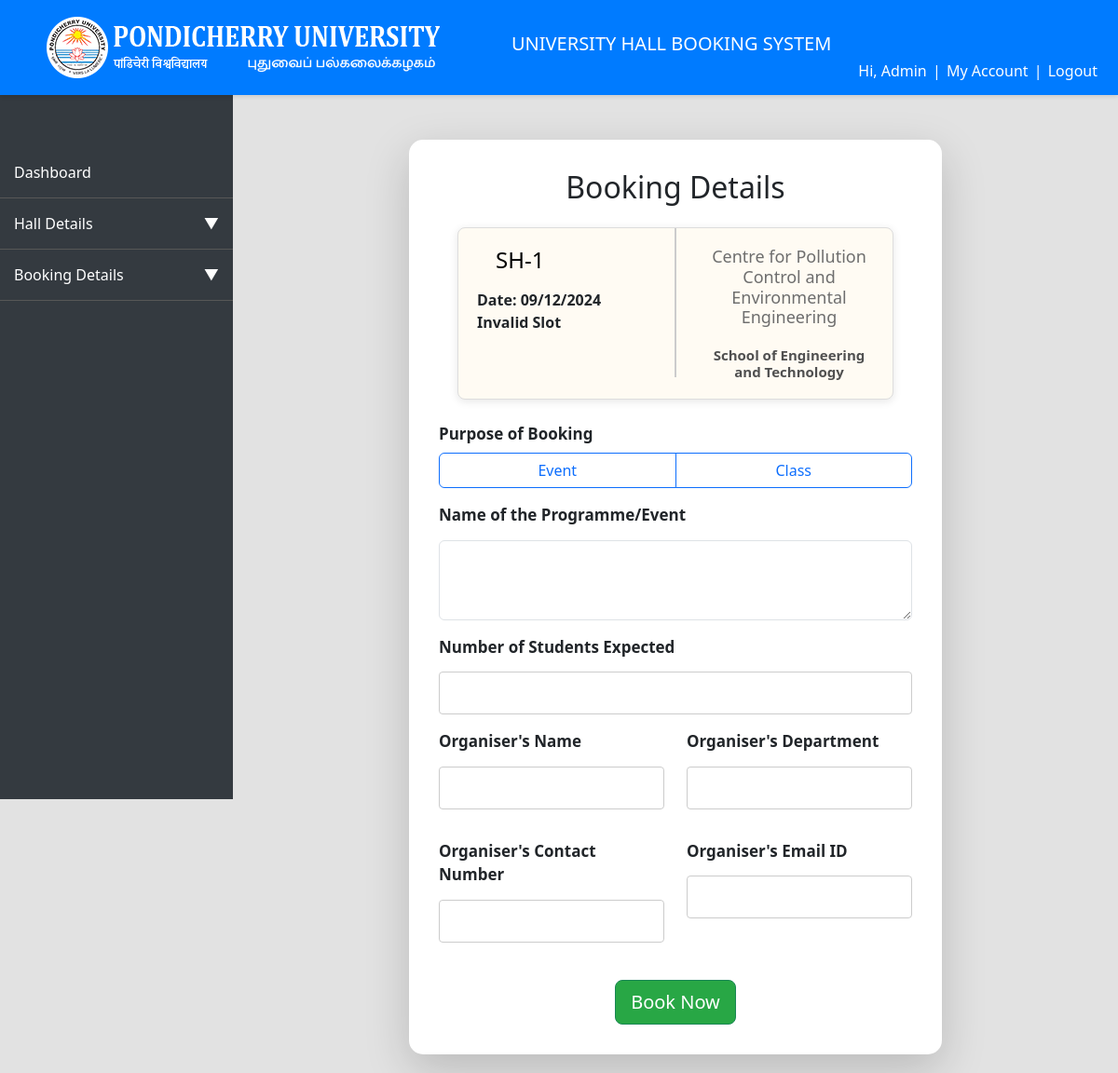
/complete_booking.php?hall_id=1 (signed in), run on the app's committed database.
### tables this page shows
CREATE TABLE `hall_details` (
  `hall_id` int(11) NOT NULL,
  `type_id` int(11) NOT NULL,
  `hall_name` varchar(255) NOT NULL,
  `capacity` varchar(255) NOT NULL,
  `wifi` varchar(255) NOT NULL,
  `ac` varchar(255) NOT NULL,
  `projector` varchar(255) NOT NULL,
  `computer` varchar(255) NOT NULL,
  `audio_system` varchar(255) NOT NULL,
  `podium` varchar(255) NOT NULL,
  `ramp` varchar(255) NOT NULL,
  `smart_board` varchar(255) NOT NULL,
  `lift` varchar(255) NOT NULL,
  `white_board` varchar(255) NOT NULL,
  `blackboard` varchar(255) NOT NULL,
  `floor` enum('Ground Floor','First Floor','Second Floor','') NOT NULL,
  `zone` varchar(255) NOT NULL,
  `cost` varchar(255) NOT NULL,
  `image` varchar(255) NOT NULL,
  `availability` varchar(255) NOT NULL,
  `belongs_to` enum('Department','School','Administration','') NOT NULL,
  `department_id` int(11) DEFAULT NULL,
  `school_id` int(11) NOT NULL,
  `section_id` int(11) DEFAULT NULL,
  `section` varchar(25) NOT NULL,
  `incharge_name` varchar(255) NOT NULL,
  `designation` varchar(255) NOT NULL,
  `incharge_email` varchar(255) NOT NULL,
  `phone` varchar(255) NOT NULL,
  `from_date` date NOT NULL,
  `updated_date` varchar(6) NOT NULL
);

CREATE TABLE `departments` (
  `department_id` int(10) NOT NULL,
  `school_id` int(11) DEFAULT NULL,
  `department_name` varchar(150) NOT NULL,
  `hod_name` varchar(255) NOT NULL,
  `hod_contact_mobile` varchar(11) NOT NULL,
  `designation` varchar(255) NOT NULL,
  `hod_contact_email` varchar(255) NOT NULL,
  `hod_intercom` varchar(255) NOT NULL
);

CREATE TABLE `schools` (
  `school_id` int(11) NOT NULL,
  `school_name` varchar(255) NOT NULL,
  `dean_name` varchar(255) NOT NULL,
  `dean_contact_number` int(255) NOT NULL,
  `dean_email` varchar(255) NOT NULL,
  `dean_intercome` varchar(255) NOT NULL,
  `dean_status` varchar(255) NOT NULL
);

### complete_booking.php (the view, shortened to what this page needs)
<?php
include('assets/conn.php');
if ($_SERVER["REQUEST_METHOD"] == "GET") {
    $hall_id = isset($_GET['hall_id']) ? intval($_GET['hall_id']) : 0;
    $start_date = isset($_GET['start_date']) ? $_GET['start_date'] : '';
    $end_date = isset($_GET['end_date']) ? $_GET['end_date'] : '';
    $slot_or_session = isset($_GET['slot_or_session']) ? $_GET['slot_or_session'] : '';
    $hall_query = "SELECT h.hall_name, d.department_name, s.school_name
                   FROM hall_details h
                   JOIN departments d ON h.department_id = d.department_id
                   JOIN schools s ON d.school_id = s.school_id
                   WHERE h.hall_id = ?";
    $stmt = $conn->prepare($hall_query);
    $stmt->bind_param("i", $hall_id);
    $stmt->execute();
    $result = $stmt->get_result();
    $hall = $result->fetch_assoc();
    if ($hall) {
        $hall_name = $hall['hall_name'];
        $department_name = $hall['department_name'];
        $school_name = $hall['school_name'];
    } else {
        $hallDetails = "Hall not found.";
    }
}
?>
<!DOCTYPE html>
<html lang="en">
<head>
    <link rel="stylesheet" href="https://cdn.jsdelivr.net/npm/flatpickr/dist/flatpickr.min.css">
    <link href="https://cdn.jsdelivr.net/npm/bootstrap@5.3.0/dist/css/bootstrap.min.css" rel="stylesheet">
    <link rel="stylesheet" href="assets/design.css" />
</head>
<body>
<?php include 'assets/header.php' ?>
<div class="main-content">
    <div class="row justify-content-center">
            <div class="col-md-8">
                <div class="card shadow-lg">
                    <div class="card-body">
                    <h2 class="card-title text-center mb-4">Booking Details</h2>
<div class="booking-details" style="display: flex; justify-content: space-between; align-items: flex-start;">
    <div style="flex: 1; display: flex; flex-direction: column; align-items: flex-start;">
        <h1 class="hall-name" style="color: #000000; font-size: 1.5rem; margin-bottom: 1rem;">
            <?php echo htmlspecialchars($hall_name); ?>
        </h1>
        <div class="booking-summary" style="display: flex; flex-direction: column; font-weight: bold;">
            <?php
            $start_date_obj = new DateTime($start_date);
            $end_date_obj = new DateTime($end_date);
            $formatted_start_date = $start_date_obj->format('d/m/Y');
            $formatted_end_date = $end_date_obj->format('d/m/Y');
            ?>
            <p class="date-info" style="margin: 0;">
                <?php if ($formatted_start_date === $formatted_end_date): ?>
                    Date: <?php echo htmlspecialchars($formatted_start_date); ?>
                <?php else: ?>
                    From: <?php echo htmlspecialchars($formatted_start_date); ?> to: <?php echo htmlspecialchars($formatted_end_date); ?>
                <?php endif; ?>
            </p>
            <p class="slot-info" style="margin: 0;">
    <?php
        $slotTimings = [
            '1' => '9:30 am',
            '2' => '10:30 am',
            '3' => '11:30 am',
            '4' => '12:30 pm',
            '5' => '1:30 pm',
            '6' => '2:30 pm',
            '7' => '3:30 pm',
            '8' => '4:30 pm',
            '9' => '5:30 pm'
        ];
        $selectedSlots = explode(',', $slot_or_session);
        $predefinedSessions = [
            'fn' => ['start' => '1', 'end' => '4', 'label' => 'Forenoon'],
            'an' => ['start' => '5', 'end' => '8', 'label' => 'Afternoon'],
            'both' => ['start' => '1', 'end' => '8', 'label' => 'Full Day']
        ];
        if (isset($predefinedSessions[$slot_or_session])) {
            $startSlot = $predefinedSessions[$slot_or_session]['start'];
            $endSlot = $predefinedSessions[$slot_or_session]['end'];
            $session = $predefinedSessions[$slot_or_session]['label'];
            $timing = $slotTimings[$startSlot] . " to " . $slotTimings[$endSlot + 1];
            echo "<ul style='list-style-type: none; padding: 0;'>
                    <li><strong>Session: </strong>$session</li>
                    <li><strong>Time: </strong>$timing</li>
                </ul>";
        } elseif (count($selectedSlots) === 1 && isset($slotTimings[$selectedSlots[0]])) {
            $timing = $slotTimings[$selectedSlots[0]] . " to " . $slotTimings[$selectedSlots[0] + 1];
            echo "<ul style='list-style-type: none; padding: 0;'>
                    <li><strong>Slot:</strong></li>
                    <li>$timing</li>
                </ul>";
        } else {
            echo "<p>Invalid Slot</p>";
        }
    ?>
</p>
        </div>
    </div>
    <div style="height: 160px; border-left: 2px solid #ccc; margin: 0 30px;"></div>
    <div style="flex: 1; display: flex; flex-direction: column; align-items: center;">
    <h2 class="department-name" style="color: #6e6e6e; text-align: center; margin-top: 20px; margin-bottom: 10px;">
        <?php echo htmlspecialchars($department_name); ?>
    </h2>
    <h3 class="school-name" style="color: #505050; text-align: center; margin-top: 10px; margin-bottom: 20px;">
        <?php echo htmlspecialchars($school_name); ?>
    </h3>
</div>
</div>
<form id="userDetailsForm" action="confirm_booking.php" method="POST">
    <fieldset class="mt-4">
        <form id="bookForm" method="POST" action="confirm_booking.php">
            <div class="mb-3">
                <label class="form-label">Purpose of Booking</label>
                <div class="btn-group w-100" role="group" aria-label="Purpose of Booking">
                    <label class="btn btn-outline-primary" for="purpose_event">Event</label>
                    <label class="btn btn-outline-primary" for="purpose_class">Class</label>
                </div>
            </div>
            <div class="mb-3">
                <label for="purpose_name" class="form-label">Name of the Programme/Event</label>
                <textarea class="form-control" id="purpose_name" name="purpose_name" rows="3" required></textarea>
            </div>
            <div class="mb-3">
                <label for="students_count" class="form-label">Number of Students Expected</label>
                <input type="number" class="form-control" id="students_count" name="students_count" required>
            </div>
            <div class="row mb-3">
                <div class="col-md-6">
                    <label for="organiser_name" class="form-label">Organiser's Name</label>
                    <input type="text" class="form-control" id="organiser_name" name="organiser_name" required>
                </div>
                <div class="col-md-6">
                    <label for="organiser_department" class="form-label">Organiser's Department</label>
                    <input type="text" class="form-control" id="organiser_department" name="organiser_department" required oninput="suggestDepartments(this.value)">
                </div>
            </div>
            <div class="row mb-3">
                <div class="col-md-6">
                    <label for="organiser_mobile" class="form-label">Organiser's Contact Number</label>
                    <input type="text" class="form-control" id="organiser_mobile" name="organiser_mobile" required>
                </div>
                <div class="col-md-6">
                    <label for="organiser_email" class="form-label">Organiser's Email ID</label>
                    <input type="email" class="form-control" id="organiser_email" name="organiser_email" required>
                </div>
            </div>
            <div class="text-center mt-4">
                <button type="submit" id="submitBtn" class="btn btn-success btn-lg">Book Now</button>
            </div>
        </form>
    </fieldset>
</div>
</div>
                </div>
            </div>
        </div>
</body>
</html>

### assets/design.css (style rules this page uses)
body { background: #e2e2e2; }
.main-content { margin-left: 270px; padding: 20px; margin-right: 20px; padding-top: 80px; overflow: hidden; }
.main-content h1 { margin: 20px; }
input[type=text],input[type=email],input[type=number], select, textarea { width: 100%; padding: 10px; border: 1px solid #ccc; border-radius: 4px; box-sizing: border-box; margin-top: 6px; margin-bottom: 16px; resize: vertical; }
input[type="number"] { -moz-appearance: textfield; }
.form-label { font-weight: 600; font-size: 17px; }
.card { border: none; border-radius: 15px; }
.card-body { padding: 2rem; }
.form-label { font-weight: 600; }
.btn-group { width: 100%; }
.btn-group .btn { flex: 1; }
body { padding-top: 70px; }
.btn.btn-success { background-color: #28a745; color: #ffffff; }

### complete_booking.php (style rules this page uses)
.booking-details { background-color: #fffbf3; border: 1px solid #ddd; border-radius: 8px; padding: 0 20px 0px 20px; margin: 20px; box-shadow: 0 2px 10px rgba(0, 0, 0, 0.1); }
.school-name { font-size: 15px; font-weight: bold; text-align: center; margin-bottom: 10px; }
.department-name { font-size: 18px; text-align: center; margin-bottom: 5px; }
.hall-name { font-size: 18px; text-align: center; margin-bottom: 1px; }
.date-info, .slot-info { font-size: 16px; margin-bottom: 5px; }

### data on the page
hall_details: hall_name "SH-1", department.department_name "Centre for Pollution Control and Environmental Engineering", school.school_name "School of Engineering and Technology"

### other printed values
$_SESSION['username'] "Admin"
$formatted_start_date "09/12/2024"
